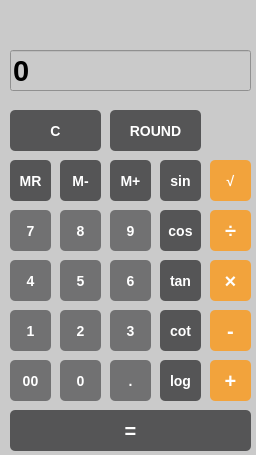
<?xml version="1.0" encoding="UTF-8"?>
<ui version="4.0">
 <class>Form</class>
 <widget class="QWidget" name="Form">
  <property name="windowModality">
   <enum>Qt::ApplicationModal</enum>
  </property>
  <property name="enabled">
   <bool>true</bool>
  </property>
  <property name="geometry">
   <rect>
    <x>0</x>
    <y>0</y>
    <width>256</width>
    <height>455</height>
   </rect>
  </property>
  <property name="minimumSize">
   <size>
    <width>256</width>
    <height>0</height>
   </size>
  </property>
  <property name="maximumSize">
   <size>
    <width>256</width>
    <height>16777215</height>
   </size>
  </property>
  <property name="baseSize">
   <size>
    <width>0</width>
    <height>-1</height>
   </size>
  </property>
  <property name="cursor">
   <cursorShape>ArrowCursor</cursorShape>
  </property>
  <property name="acceptDrops">
   <bool>false</bool>
  </property>
  <property name="windowTitle">
   <string>Calculator</string>
  </property>
  <property name="autoFillBackground">
   <bool>false</bool>
  </property>
  <property name="styleSheet">
   <string notr="true">background-color:#cacaca</string>
  </property>
  <widget class="QPushButton" name="sqrt">
   <property name="geometry">
    <rect>
     <x>210</x>
     <y>160</y>
     <width>41</width>
     <height>41</height>
    </rect>
   </property>
   <property name="cursor">
    <cursorShape>PointingHandCursor</cursorShape>
   </property>
   <property name="styleSheet">
    <string notr="true">background-color: #f2a33c;
border-radius:5px;
color:#fff;
font-weight:bold;
font-size:14px;</string>
   </property>
   <property name="text">
    <string>√</string>
   </property>
  </widget>
  <widget class="QPushButton" name="div">
   <property name="geometry">
    <rect>
     <x>210</x>
     <y>210</y>
     <width>41</width>
     <height>41</height>
    </rect>
   </property>
   <property name="cursor">
    <cursorShape>PointingHandCursor</cursorShape>
   </property>
   <property name="styleSheet">
    <string notr="true">background-color: #f2a33c;
border-radius:5px;
color:#fff;
font-weight:bold;
font-size:20px;</string>
   </property>
   <property name="text">
    <string>÷</string>
   </property>
  </widget>
  <widget class="QPushButton" name="mul">
   <property name="geometry">
    <rect>
     <x>210</x>
     <y>260</y>
     <width>41</width>
     <height>41</height>
    </rect>
   </property>
   <property name="cursor">
    <cursorShape>PointingHandCursor</cursorShape>
   </property>
   <property name="styleSheet">
    <string notr="true">background-color: #f2a33c;
border-radius:5px;
color:#fff;
font-weight:bold;
font-size:20px;</string>
   </property>
   <property name="text">
    <string>×</string>
   </property>
  </widget>
  <widget class="QPushButton" name="neg">
   <property name="geometry">
    <rect>
     <x>210</x>
     <y>310</y>
     <width>41</width>
     <height>41</height>
    </rect>
   </property>
   <property name="cursor">
    <cursorShape>PointingHandCursor</cursorShape>
   </property>
   <property name="styleSheet">
    <string notr="true">background-color: #f2a33c;
border-radius:5px;
color:#fff;
font-weight:bold;
font-size:20px;</string>
   </property>
   <property name="text">
    <string>-</string>
   </property>
  </widget>
  <widget class="QPushButton" name="plus">
   <property name="geometry">
    <rect>
     <x>210</x>
     <y>360</y>
     <width>41</width>
     <height>41</height>
    </rect>
   </property>
   <property name="cursor">
    <cursorShape>PointingHandCursor</cursorShape>
   </property>
   <property name="styleSheet">
    <string notr="true">background-color: #f2a33c;
border-radius:5px;
color:#fff;
font-weight:bold;
font-size:20px;</string>
   </property>
   <property name="text">
    <string>+</string>
   </property>
  </widget>
  <widget class="QPushButton" name="equal">
   <property name="geometry">
    <rect>
     <x>10</x>
     <y>410</y>
     <width>241</width>
     <height>41</height>
    </rect>
   </property>
   <property name="cursor">
    <cursorShape>PointingHandCursor</cursorShape>
   </property>
   <property name="styleSheet">
    <string notr="true">background-color: #555556;
border-radius:5px;
color:#fff;
font-weight:bold;
font-size:20px;</string>
   </property>
   <property name="text">
    <string>=</string>
   </property>
  </widget>
  <widget class="QPushButton" name="MP">
   <property name="geometry">
    <rect>
     <x>110</x>
     <y>160</y>
     <width>41</width>
     <height>41</height>
    </rect>
   </property>
   <property name="cursor">
    <cursorShape>PointingHandCursor</cursorShape>
   </property>
   <property name="styleSheet">
    <string notr="true">background-color: #555556;
border-radius:5px;
color:#fff;
font-weight:bold;
font-size:14px;</string>
   </property>
   <property name="text">
    <string>M+</string>
   </property>
  </widget>
  <widget class="QPushButton" name="MM">
   <property name="geometry">
    <rect>
     <x>60</x>
     <y>160</y>
     <width>41</width>
     <height>41</height>
    </rect>
   </property>
   <property name="cursor">
    <cursorShape>PointingHandCursor</cursorShape>
   </property>
   <property name="styleSheet">
    <string notr="true">background-color: #555556;
border-radius:5px;
color:#fff;
font-weight:bold;
font-size:14px;</string>
   </property>
   <property name="text">
    <string>M-</string>
   </property>
  </widget>
  <widget class="QPushButton" name="MR">
   <property name="geometry">
    <rect>
     <x>10</x>
     <y>160</y>
     <width>41</width>
     <height>41</height>
    </rect>
   </property>
   <property name="cursor">
    <cursorShape>PointingHandCursor</cursorShape>
   </property>
   <property name="styleSheet">
    <string notr="true">background-color: #555556;
border-radius:5px;
color:#fff;
font-weight:bold;
font-size:14px;</string>
   </property>
   <property name="text">
    <string>MR</string>
   </property>
  </widget>
  <widget class="QPushButton" name="sin">
   <property name="geometry">
    <rect>
     <x>160</x>
     <y>160</y>
     <width>41</width>
     <height>41</height>
    </rect>
   </property>
   <property name="cursor">
    <cursorShape>PointingHandCursor</cursorShape>
   </property>
   <property name="styleSheet">
    <string notr="true">background-color: #555556;
border-radius:5px;
color:#fff;
font-weight:bold;
font-size:14px;</string>
   </property>
   <property name="text">
    <string>sin</string>
   </property>
  </widget>
  <widget class="QPushButton" name="cos">
   <property name="geometry">
    <rect>
     <x>160</x>
     <y>210</y>
     <width>41</width>
     <height>41</height>
    </rect>
   </property>
   <property name="cursor">
    <cursorShape>PointingHandCursor</cursorShape>
   </property>
   <property name="styleSheet">
    <string notr="true">background-color: #555556;
border-radius:5px;
color:#fff;
font-weight:bold;
font-size:14px;</string>
   </property>
   <property name="text">
    <string>cos</string>
   </property>
  </widget>
  <widget class="QPushButton" name="tan">
   <property name="geometry">
    <rect>
     <x>160</x>
     <y>260</y>
     <width>41</width>
     <height>41</height>
    </rect>
   </property>
   <property name="cursor">
    <cursorShape>PointingHandCursor</cursorShape>
   </property>
   <property name="styleSheet">
    <string notr="true">background-color: #555556;
border-radius:5px;
color:#fff;
font-weight:bold;
font-size:14px;</string>
   </property>
   <property name="text">
    <string>tan</string>
   </property>
  </widget>
  <widget class="QPushButton" name="cot">
   <property name="geometry">
    <rect>
     <x>160</x>
     <y>310</y>
     <width>41</width>
     <height>41</height>
    </rect>
   </property>
   <property name="cursor">
    <cursorShape>PointingHandCursor</cursorShape>
   </property>
   <property name="styleSheet">
    <string notr="true">background-color: #555556;
border-radius:5px;
color:#fff;
font-weight:bold;
font-size:14px;</string>
   </property>
   <property name="text">
    <string>cot</string>
   </property>
  </widget>
  <widget class="QPushButton" name="log">
   <property name="geometry">
    <rect>
     <x>160</x>
     <y>360</y>
     <width>41</width>
     <height>41</height>
    </rect>
   </property>
   <property name="cursor">
    <cursorShape>PointingHandCursor</cursorShape>
   </property>
   <property name="styleSheet">
    <string notr="true">background-color: #555556;
border-radius:5px;
color:#fff;
font-weight:bold;
font-size:14px;</string>
   </property>
   <property name="text">
    <string>log</string>
   </property>
  </widget>
  <widget class="QPushButton" name="b7">
   <property name="geometry">
    <rect>
     <x>10</x>
     <y>210</y>
     <width>41</width>
     <height>41</height>
    </rect>
   </property>
   <property name="cursor">
    <cursorShape>PointingHandCursor</cursorShape>
   </property>
   <property name="styleSheet">
    <string notr="true">background-color: #717172;
border-radius:5px;
color:#fff;
font-weight:bold;
font-size:14px;</string>
   </property>
   <property name="text">
    <string>7</string>
   </property>
  </widget>
  <widget class="QPushButton" name="b8">
   <property name="geometry">
    <rect>
     <x>60</x>
     <y>210</y>
     <width>41</width>
     <height>41</height>
    </rect>
   </property>
   <property name="cursor">
    <cursorShape>PointingHandCursor</cursorShape>
   </property>
   <property name="styleSheet">
    <string notr="true">background-color: #717172;
border-radius:5px;
color:#fff;
font-weight:bold;
font-size:14px;</string>
   </property>
   <property name="text">
    <string>8</string>
   </property>
  </widget>
  <widget class="QPushButton" name="b9">
   <property name="geometry">
    <rect>
     <x>110</x>
     <y>210</y>
     <width>41</width>
     <height>41</height>
    </rect>
   </property>
   <property name="cursor">
    <cursorShape>PointingHandCursor</cursorShape>
   </property>
   <property name="styleSheet">
    <string notr="true">background-color: #717172;
border-radius:5px;
color:#fff;
font-weight:bold;
font-size:14px;</string>
   </property>
   <property name="text">
    <string>9</string>
   </property>
  </widget>
  <widget class="QPushButton" name="b5">
   <property name="geometry">
    <rect>
     <x>60</x>
     <y>260</y>
     <width>41</width>
     <height>41</height>
    </rect>
   </property>
   <property name="cursor">
    <cursorShape>PointingHandCursor</cursorShape>
   </property>
   <property name="styleSheet">
    <string notr="true">background-color: #717172;
border-radius:5px;
color:#fff;
font-weight:bold;
font-size:14px;</string>
   </property>
   <property name="text">
    <string>5</string>
   </property>
  </widget>
  <widget class="QPushButton" name="b4">
   <property name="geometry">
    <rect>
     <x>10</x>
     <y>260</y>
     <width>41</width>
     <height>41</height>
    </rect>
   </property>
   <property name="cursor">
    <cursorShape>PointingHandCursor</cursorShape>
   </property>
   <property name="styleSheet">
    <string notr="true">background-color: #717172;
border-radius:5px;
color:#fff;
font-weight:bold;
font-size:14px;</string>
   </property>
   <property name="text">
    <string>4</string>
   </property>
  </widget>
  <widget class="QPushButton" name="b6">
   <property name="geometry">
    <rect>
     <x>110</x>
     <y>260</y>
     <width>41</width>
     <height>41</height>
    </rect>
   </property>
   <property name="cursor">
    <cursorShape>PointingHandCursor</cursorShape>
   </property>
   <property name="styleSheet">
    <string notr="true">background-color: #717172;
border-radius:5px;
color:#fff;
font-weight:bold;
font-size:14px;</string>
   </property>
   <property name="text">
    <string>6</string>
   </property>
  </widget>
  <widget class="QPushButton" name="b2">
   <property name="geometry">
    <rect>
     <x>60</x>
     <y>310</y>
     <width>41</width>
     <height>41</height>
    </rect>
   </property>
   <property name="cursor">
    <cursorShape>PointingHandCursor</cursorShape>
   </property>
   <property name="styleSheet">
    <string notr="true">background-color: #717172;
border-radius:5px;
color:#fff;
font-weight:bold;
font-size:14px;</string>
   </property>
   <property name="text">
    <string>2</string>
   </property>
  </widget>
  <widget class="QPushButton" name="b1">
   <property name="geometry">
    <rect>
     <x>10</x>
     <y>310</y>
     <width>41</width>
     <height>41</height>
    </rect>
   </property>
   <property name="cursor">
    <cursorShape>PointingHandCursor</cursorShape>
   </property>
   <property name="styleSheet">
    <string notr="true">background-color: #717172;
border-radius:5px;
color:#fff;
font-weight:bold;
font-size:14px;</string>
   </property>
   <property name="text">
    <string>1</string>
   </property>
  </widget>
  <widget class="QPushButton" name="b3">
   <property name="geometry">
    <rect>
     <x>110</x>
     <y>310</y>
     <width>41</width>
     <height>41</height>
    </rect>
   </property>
   <property name="cursor">
    <cursorShape>PointingHandCursor</cursorShape>
   </property>
   <property name="styleSheet">
    <string notr="true">background-color: #717172;
border-radius:5px;
color:#fff;
font-weight:bold;
font-size:14px;</string>
   </property>
   <property name="text">
    <string>3</string>
   </property>
  </widget>
  <widget class="QPushButton" name="z">
   <property name="geometry">
    <rect>
     <x>60</x>
     <y>360</y>
     <width>41</width>
     <height>41</height>
    </rect>
   </property>
   <property name="cursor">
    <cursorShape>PointingHandCursor</cursorShape>
   </property>
   <property name="styleSheet">
    <string notr="true">background-color: #717172;
border-radius:5px;
color:#fff;
font-weight:bold;
font-size:14px;</string>
   </property>
   <property name="text">
    <string>0</string>
   </property>
  </widget>
  <widget class="QPushButton" name="zz">
   <property name="geometry">
    <rect>
     <x>10</x>
     <y>360</y>
     <width>41</width>
     <height>41</height>
    </rect>
   </property>
   <property name="cursor">
    <cursorShape>PointingHandCursor</cursorShape>
   </property>
   <property name="styleSheet">
    <string notr="true">background-color: #717172;
border-radius:5px;
color:#fff;
font-weight:bold;
font-size:14px;</string>
   </property>
   <property name="text">
    <string>00</string>
   </property>
  </widget>
  <widget class="QPushButton" name="point">
   <property name="geometry">
    <rect>
     <x>110</x>
     <y>360</y>
     <width>41</width>
     <height>41</height>
    </rect>
   </property>
   <property name="cursor">
    <cursorShape>PointingHandCursor</cursorShape>
   </property>
   <property name="styleSheet">
    <string notr="true">background-color: #717172;
border-radius:5px;
color:#fff;
font-weight:bold;
font-size:14px;</string>
   </property>
   <property name="text">
    <string>.</string>
   </property>
  </widget>
  <widget class="QPushButton" name="c">
   <property name="geometry">
    <rect>
     <x>10</x>
     <y>110</y>
     <width>91</width>
     <height>41</height>
    </rect>
   </property>
   <property name="cursor">
    <cursorShape>PointingHandCursor</cursorShape>
   </property>
   <property name="styleSheet">
    <string notr="true">background-color: #555556;
border-radius:5px;
color:#fff;
font-weight:bold;
font-size:14px;</string>
   </property>
   <property name="text">
    <string>C</string>
   </property>
  </widget>
  <widget class="QPushButton" name="round">
   <property name="geometry">
    <rect>
     <x>110</x>
     <y>110</y>
     <width>91</width>
     <height>41</height>
    </rect>
   </property>
   <property name="cursor">
    <cursorShape>PointingHandCursor</cursorShape>
   </property>
   <property name="styleSheet">
    <string notr="true">background-color: #555556;
border-radius:5px;
color:#fff;
font-weight:bold;
font-size:14px;</string>
   </property>
   <property name="text">
    <string>ROUND</string>
   </property>
  </widget>
  <widget class="QLabel" name="label">
   <property name="geometry">
    <rect>
     <x>20</x>
     <y>10</y>
     <width>221</width>
     <height>16</height>
    </rect>
   </property>
   <property name="font">
    <font>
     <pointsize>10</pointsize>
     <bold>true</bold>
    </font>
   </property>
   <property name="styleSheet">
    <string notr="true">color: rgb(170, 0, 127);</string>
   </property>
   <property name="text">
    <string/>
   </property>
  </widget>
  <widget class="QLineEdit" name="temp">
   <property name="geometry">
    <rect>
     <x>10</x>
     <y>50</y>
     <width>241</width>
     <height>41</height>
    </rect>
   </property>
   <property name="font">
    <font>
     <pointsize>22</pointsize>
     <bold>true</bold>
    </font>
   </property>
   <property name="layoutDirection">
    <enum>Qt::RightToLeft</enum>
   </property>
   <property name="text">
    <string>0</string>
   </property>
   <property name="maxLength">
    <number>32767</number>
   </property>
   <property name="frame">
    <bool>true</bool>
   </property>
   <property name="echoMode">
    <enum>QLineEdit::Normal</enum>
   </property>
   <property name="readOnly">
    <bool>true</bool>
   </property>
  </widget>
 </widget>
 <resources>
  <include location="btn.qrc"/>
 </resources>
 <connections/>
</ui>
